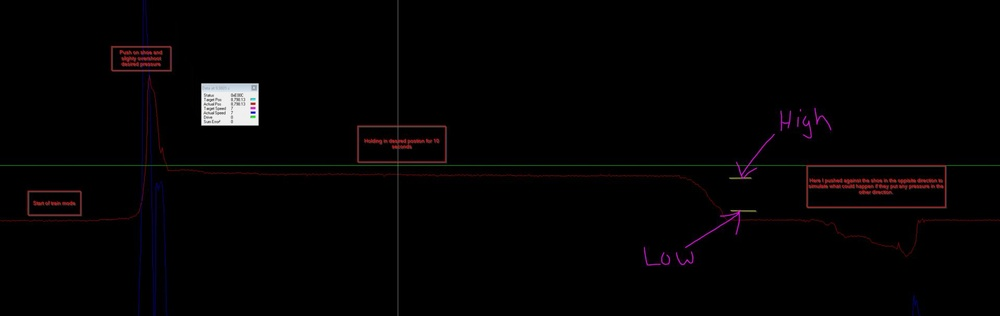
#> input picture data.jpg, 1000 x 316 px, shrunk from 1920 x 606 before the run
$ python plc_lowpass.py data.jpg
#> lines starting #> are read from the running program, lines starting #| are printed output that depends on the picture
### plc_extract_red_data.py
"""
Load cell data filter
Cf. https://www.plctalk.net/qanda/showthread.php?t=133372

Input image, data_fixed.png, is modified version of image data.jpg
from Post #18 at the URL above.  This is simpler if you have the
actual data.

Brian T. Carcich, 2022-07-01

"""
import PIL.Image

########################################################################
### Part I:  input the data
### Because we have only the image from the URL, we look for the
### lowest-positioned red-ish pixels in that image, and use the row
### offset from the bottom of the image as a proxy for the measured data
### and the column offset from the left edge of the image as a proxy for
### time
########################################################################

# [19 lines left out: function all_data_by_col, not called in this run]

def red_data(image_path='data_fixed.png'):
    ### Import image, get width and height, convert to pixels
#> called with image_path = 'data.jpg'
    imgdata = PIL.Image.open(image_path)
#> imgdata is the input picture: PIL image 1000x316 RGB; mean R, G, B 4.2, 2.9, 3.3
    width,height = wh = imgdata.size
#> width = 1000; height = 316; wh = (1000, 316)
    widths,heights = map(range,wh)
    imgseq = imgdata.getdata()

    ### Loop over columns, get lowest contiguous rows that are red
    reddata = [(col
               ,[(height-row,red,)
                 for row,(red,green,blue) in
                 [(row,imgseq.getpixel((col,row,)),)
                  for row in heights
                 ]
                 if red>30 and (red/20)>green and (red/20)>blue and blue<10
                ]
               ,)
               for col in widths
              ]
#> reddata = 1000 items

    ### Average contiguous row values, weighted by redness
    cols = list()
    loads = list()
    for col,data_list in reddata:
      if not data_list: continue
      redsum,redrowsum = 0.0,0.0
      row = data_list[-1][0]
      while data_list:
        nextrow = row+1
        row,red = data_list.pop()
        if row > nextrow: break
        redsum += red
        redrowsum += (red*row)
      cols.append(col)
      loads.append(redrowsum / redsum)
#> this loop made 1000 passes
#> after the loop, cols = 208 values from 26 to 944; loads = 208 values, max 266 at index 15, min 91 at index 179, mean 155.8

    return cols,loads,image_path

### plc_lowpass.py
"""
Load cell data filter
Cf. https://www.plctalk.net/qanda/showthread.php?t=133372

Usage:  python plc_lowpass.py data_fixed.png [filterfactor]
        - default filter factor = 0.96
        - default filter factor = 0.96

Input image, data_fixed.png, is modified version of image data.jpg
from Post #18 at the URL above.  This is simpler if you have the
actual data.

Brian T. Carcich, 2022-07-01

"""
import sys
import PIL.Image
from plc_extract_red_data import red_data
import matplotlib.pyplot as plt

### Process command line:  image path and filter parameter
kwargs = dict()
next_arg = 1
if sys.argv[next_arg:]:
    kwargs['image_path'] = sys.argv[1]
    next_arg += 1

filterpar = ([0.96]+list(map(float,sys.argv[next_arg:next_arg+1]))).pop()

assert filterpar > 0.0
assert filterpar < 1.0

########################################################################
### Part I:  input the data using the reddish pixel in the input image
########################################################################

cols,loads,image_path = red_data(**kwargs)
#> cols = 208 values from 26 to 944; image_path = 'data.jpg'

########################################################################
### Part II:  calculate deviations from lowpass-filtered "measurements"
########################################################################

lastload = lowpassval = loads[0]
#> lastload = 107.5; lowpassval = 107.5
deviations = list()
for load in loads:
  ### First-order-ish filter
  lowpassval *= filterpar
  lowpassval += (1.0-filterpar) * load
  ### Calculate absolute deviation from either filtered- or last- value
  deviations.append(max([abs(load-lowpassval),abs(load-lastload)]))
  lastload = load
#> this loop made 208 passes
#> (load, lowpassval, lastload) on passes 1 to 3: (107.5, 107.5, 107.5), (115, 107.8, 115), (115, 108.1, 115)
#> after the loop, deviations = 208 values, max 144 at index 14, min 0 at index 0, mean 25.85; lowpassval = 136.4

########################################################################
### Part III:  Plot the results
########################################################################

plt.axhline(0,color='k')
plt.plot(cols,loads,'b.',markersize=0.5,label="Measurements")
plt.plot(cols,deviations,'r.',markersize=0.5,label="Filtered metric")
plt.xlabel('Time, 100ms units?')
plt.ylabel('Load cell values, as image row')
plt.title(f'Image={image_path}; Filter parameter={filterpar}')
plt.legend(loc='best')
plt.show()
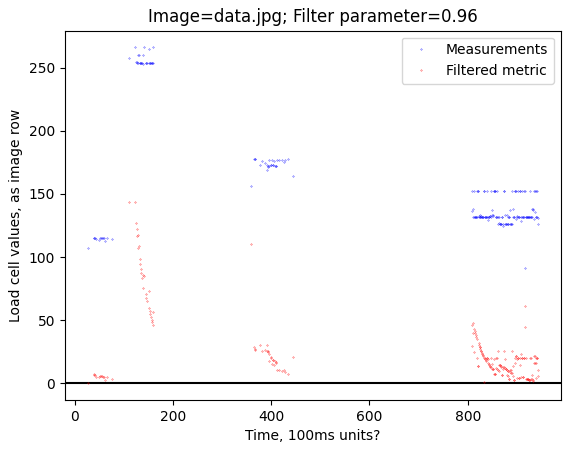
#> figure drawn by matplotlib, 1 panel; curve peaks at x = 123, y = 266; curve peaks at x = 110, y = 144
